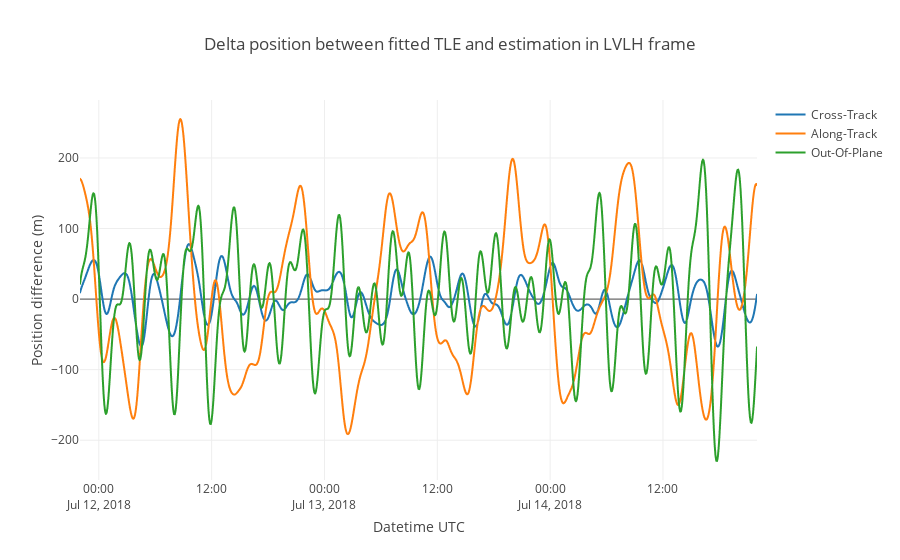

The code cell stored with this chart in its notebook:
### Markdown cell above
The individual components in LVLH frame are now more centered around zero. The fitting helped.

### Code cell
import plotly.graph_objs as go

traceX = go.Scattergl(
    x = deltaPV_tle_fitted_lvlh_df['x'].index,
    y = deltaPV_tle_fitted_lvlh_df['x'],
    mode='lines',
    name='Cross-Track'
)

traceY = go.Scattergl(
    x = deltaPV_tle_fitted_lvlh_df['y'].index,
    y = deltaPV_tle_fitted_lvlh_df['y'],
    mode='lines',
    name='Along-Track'
)

traceZ = go.Scattergl(
    x = deltaPV_tle_fitted_lvlh_df['z'].index,
    y = deltaPV_tle_fitted_lvlh_df['z'],
    mode='lines',
    name='Out-Of-Plane'
)

data = [traceX, traceY, traceZ]

layout = go.Layout(
    title = 'Delta position between fitted TLE and estimation in LVLH frame',
    xaxis = dict(
        title = 'Datetime UTC'
    ),
    yaxis = dict(
        title = 'Position difference (m)'
    )
)

fig = dict(data=data, layout=layout)

py.iplot(fig)

### Figure 1 — Plotly figure (JSON) as saved in the notebook; plotly's stock layout.template omitted (floating-point values rounded to 4 significant figures; data arrays with more than 128 entries replaced by an {"elided": "..."} marker saying what was removed)
{"data": [{"mode": "lines", "name": "Cross-Track", "type": "scattergl", "uid": "2c27ff53-822b-4070-a274-dc2f09ee404b", "x": {"elided": "865 str values"}, "y": {"elided": "865 float values"}}, {"mode": "lines", "name": "Along-Track", "type": "scattergl", "uid": "0e8e7f64-0cde-4892-bbdf-cce70b2221e9", "x": {"elided": "865 str values"}, "y": {"elided": "865 float values"}}, {"mode": "lines", "name": "Out-Of-Plane", "type": "scattergl", "uid": "fb6c15cc-1b65-4a0c-b175-79ded100c9d7", "x": {"elided": "865 str values"}, "y": {"elided": "865 float values"}}], "layout": {"autosize": true, "title": {"text": "Delta position between fitted TLE and estimation in LVLH frame"}, "xaxis": {"autorange": true, "range": ["2018-07-11 22:00", "2018-07-14 22:00"], "title": {"text": "Datetime UTC"}, "type": "date"}, "yaxis": {"autorange": true, "range": [-256.4, 282.2], "title": {"text": "Position difference (m)"}, "type": "linear"}}}
